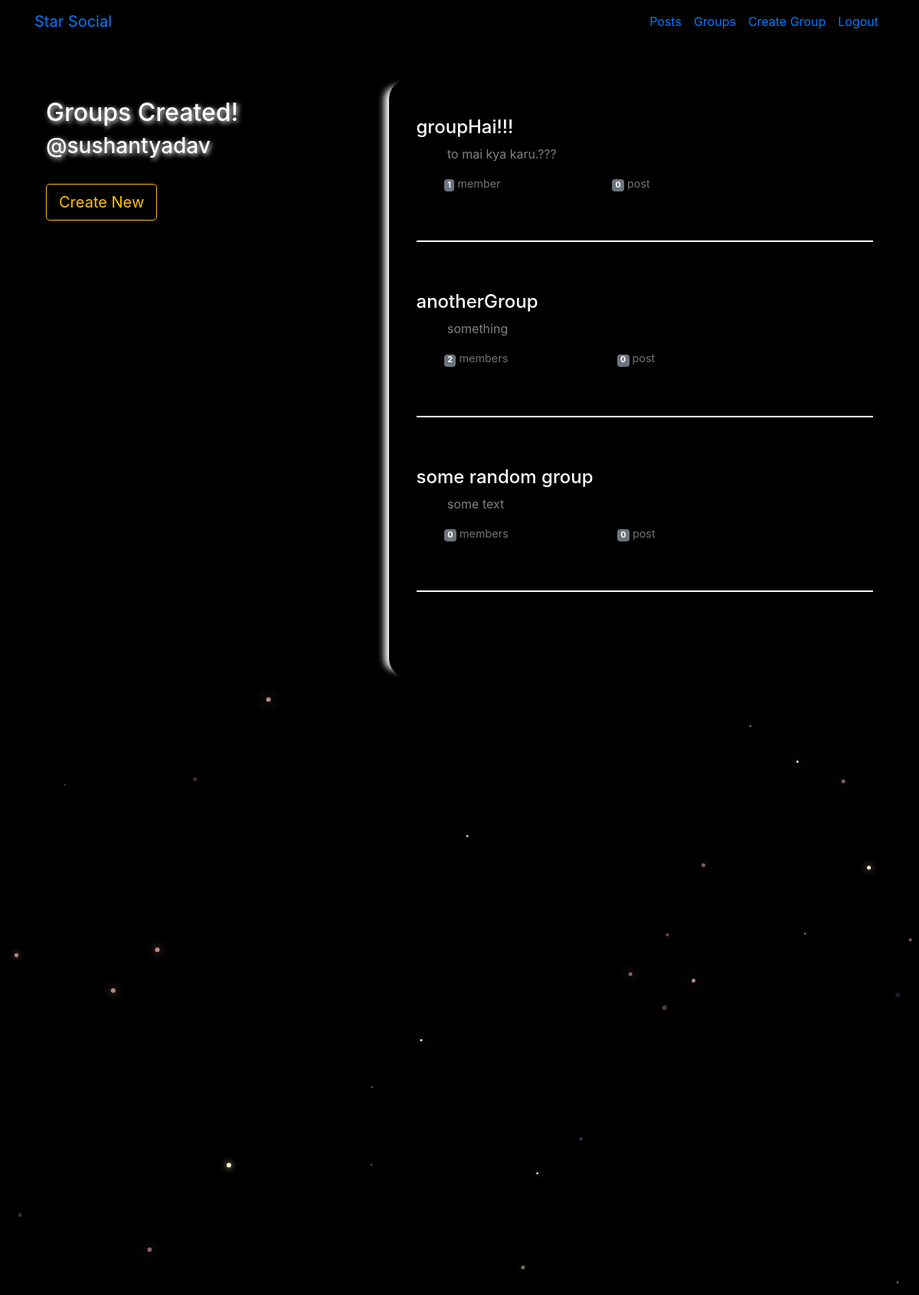
Screenshot of /groups/list/created/ (signed in) with the database file from the repository.
### groups/models.py (models this page shows, shortened)
class Group(models.Model):
    name = models.CharField(max_length=100, unique=True)
    admin = models.ForeignKey(User, on_delete=models.SET_NULL, null=True, related_name='groupAdmin')
    slug = models.SlugField(allow_unicode=True)
    desc = models.CharField(max_length=255)
    desc_html = models.TextField()
    createdAt = models.DateTimeField(auto_now=True)
    members = models.ManyToManyField(User, through='GroupMember')
    class Meta:
        ordering = ['-createdAt']

### groups/views.py (the view)
# urls.py: path('list/created/', views.listCreatedGroup.as_view(), name='listCreatedGroup'),
class listCreatedGroup(LoginRequiredMixin, generic.ListView):
    model = Group
    template_name = 'groups/list_created_group.html'
    def get_context_data(self, **kwargs):
        content = super().get_context_data(**kwargs)
        content['object_list'] = content['object_list'].filter(admin=self.request.user)
        return content

### groups/templates/groups/list_created_group.html (shortened to what this page needs)
<!DOCTYPE html>
{% extends 'posts/list_base.html' %}
  {% block list_desc %}
    <br>
    <h2 class="glow-head">Groups Created!</h2>
    <h3 class="glow-head">@{{ user.username }}</h3>
    <br>
    <a href="{% url 'groups:createGroup' %}" class="btn btn-lg btn-outline-warning">Create New</a>
  {% endblock %}
  {% block list_content %}
    {% if object_list.count == 0 %}
      <h3>No Group Is Created Yet!!</h3>
    {% else %}
      <div class="row">
      {% for group in object_list %}
        <div class="col-lg-12">
          <h4><a class="list-a" href="{% url 'groups:detailGroup' slug=group.slug %}">{{ group.name }}</a></h4>
          <p class="small-detail">
            &nbsp&nbsp&nbsp&nbsp&nbsp&nbsp&nbsp&nbsp {{ group.desc }}</p>
          <div class="d-flex w-40 text-18 justify-content-between">
    				<small class="text-muted">
              &nbsp&nbsp&nbsp&nbsp&nbsp&nbsp&nbsp&nbsp <span class="badge badge-secondary">
    					{{ group.members.count }}</span> member{{ group.members.count|pluralize }}</small>
    				<small class="text-muted"><span class="badge badge-secondary">
    					{{ group.groupPost.count }}</span> post{{ group.posts.count|pluralize }}</small>
    			</div>
          <br><br>
          <hr>
          <br><br>
        </div>
      {% endfor %}
      </div>
    {% endif %}
  {% endblock %}

### static/socialClone/css/master.css (style rules this page uses)
body { margin: 0; background-color: black; color:white; }
.glow-head { text-shadow: 2px 2px 6px #FFffff; }
hr { border: 1px groove white; }
.small-detail { font-size: 16px; color: grey; }
.list-a { text-decoration: none; color: #ffffff; }
.text-18 { font-size: 18px; }

### rows the page displays
Group: name "groupHai!!!", desc "to mai kya karu.???", members.count "1", groupPost.count "0"
Group: name "anotherGroup", desc "something", members.count "2", groupPost.count "0"
Group: name "some random group", desc "some text", members.count "0", groupPost.count "0"

### other values shown
{{ user.username }} "sushantyadav"
